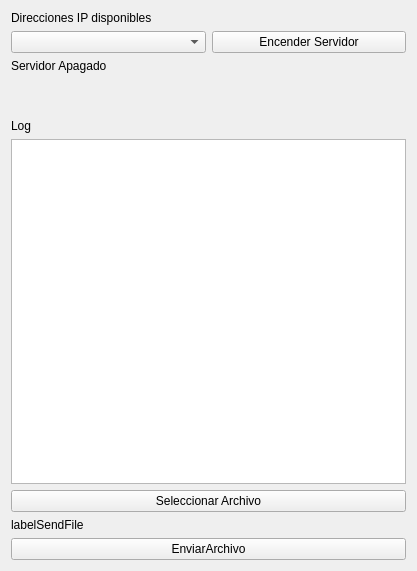
<?xml version="1.0" encoding="UTF-8"?>
<ui version="4.0">
 <class>WidgetMain</class>
 <widget class="QWidget" name="WidgetMain">
  <property name="geometry">
   <rect>
    <x>0</x>
    <y>0</y>
    <width>417</width>
    <height>571</height>
   </rect>
  </property>
  <property name="windowTitle">
   <string>Servidor TCP</string>
  </property>
  <layout class="QVBoxLayout" name="verticalLayout">
   <item>
    <widget class="QLabel" name="label">
     <property name="text">
      <string>Direcciones IP disponibles</string>
     </property>
    </widget>
   </item>
   <item>
    <layout class="QHBoxLayout" name="horizontalLayout">
     <item>
      <widget class="QComboBox" name="cbxIPs"/>
     </item>
     <item>
      <widget class="QPushButton" name="btnEncenderServer">
       <property name="text">
        <string>Encender Servidor</string>
       </property>
      </widget>
     </item>
    </layout>
   </item>
   <item>
    <widget class="QLabel" name="labelServerStatus">
     <property name="text">
      <string>Servidor Apagado</string>
     </property>
    </widget>
   </item>
   <item>
    <spacer name="verticalSpacer_3">
     <property name="orientation">
      <enum>Qt::Vertical</enum>
     </property>
     <property name="sizeType">
      <enum>QSizePolicy::Minimum</enum>
     </property>
     <property name="sizeHint" stdset="0">
      <size>
       <width>20</width>
       <height>40</height>
      </size>
     </property>
    </spacer>
   </item>
   <item>
    <widget class="QLabel" name="label_4">
     <property name="text">
      <string>Log</string>
     </property>
    </widget>
   </item>
   <item>
    <widget class="QListWidget" name="listWidget"/>
   </item>
   <item>
    <widget class="QPushButton" name="btnSelectFile">
     <property name="text">
      <string>Seleccionar Archivo</string>
     </property>
    </widget>
   </item>
   <item>
    <widget class="QLabel" name="labelSendFile">
     <property name="text">
      <string>labelSendFile</string>
     </property>
    </widget>
   </item>
   <item>
    <widget class="QPushButton" name="btnSendFile">
     <property name="text">
      <string>EnviarArchivo</string>
     </property>
    </widget>
   </item>
  </layout>
 </widget>
 <layoutdefault spacing="6" margin="11"/>
 <resources/>
 <connections/>
</ui>
